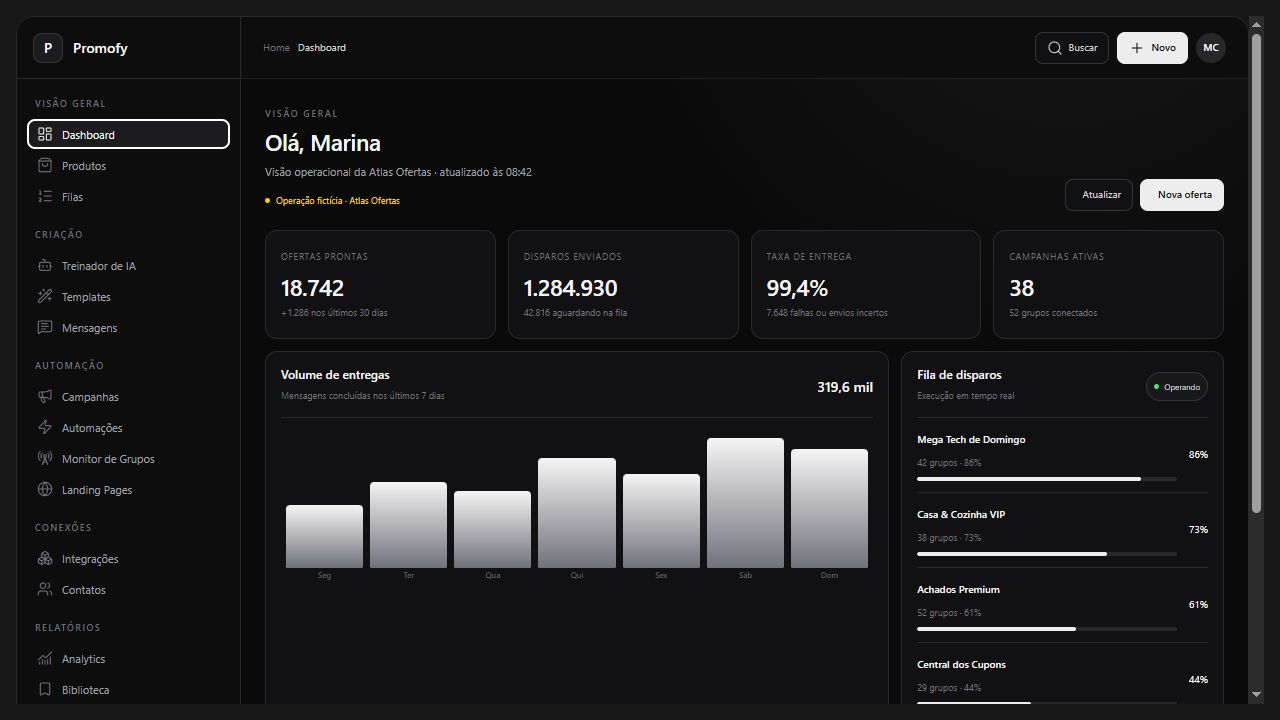
#> input picture assets/divulgacao/01-dashboard.png, 1280 x 720 px
$ python _build_contact_sheets.py
#> lines starting #> are read from the running program, lines starting #| are printed output that depends on the picture
from pathlib import Path

from PIL import Image, ImageDraw, ImageFont


BASE = Path(__file__).parent
GROUPS = [
    (
        "painel-01-visao-geral-e-criacao.png",
        [
            ("01-dashboard.png", "Dashboard"),
            ("02-produtos.png", "Produtos"),
            ("03-filas.png", "Filas"),
            ("04-treinador-de-ia.png", "Treinador de IA"),
            ("05-templates.png", "Templates"),
            ("06-mensagens.png", "Mensagens"),
        ],
    ),
    (
        "painel-02-automacao-e-conexoes.png",
        [
            ("07-campanhas.png", "Campanhas"),
            ("08-automacoes.png", "Automações"),
            ("09-monitor-de-grupos.png", "Monitor de Grupos"),
            ("10-landing-pages.png", "Landing Pages"),
            ("11-integracoes.png", "Integrações"),
            ("12-contatos.png", "Contatos"),
        ],
    ),
    (
        "painel-03-relatorios-e-conta.png",
        [
            ("13-analytics.png", "Analytics"),
            ("14-biblioteca.png", "Biblioteca"),
            ("15-perfil.png", "Perfil"),
            ("16-assinatura.png", "Assinatura"),
            ("17-ajuda.png", "Ajuda"),
        ],
    ),
]

title_font = ImageFont.truetype(r"C:\Windows\Fonts\arialbd.ttf", 24)
label_font = ImageFont.truetype(r"C:\Windows\Fonts\arial.ttf", 16)

for output_name, items in GROUPS:
    rows = (len(items) + 1) // 2
    sheet = Image.new("RGB", (1280, 66 + rows * 388 + 26), (10, 10, 10))
#> sheet: PIL image 1280x1256 RGB; every value is 10
    draw = ImageDraw.Draw(sheet)
    draw.text((26, 20), "AfiliHub · Kit de divulgação", font=title_font, fill=(245, 245, 245))
    draw.text(
        (440, 24),
        "Dados 100% fictícios · Atlas Ofertas",
        font=label_font,
        fill=(250, 204, 21),
    )

    for index, (filename, label) in enumerate(items):
        column = index % 2
        row = index // 2
        x = 26 + column * 626
        y = 66 + row * 388
        draw.rounded_rectangle(
            (x, y, x + 600, y + 374),
            radius=14,
            fill=(17, 17, 19),
            outline=(41, 41, 45),
            width=1,
        )
        draw.text((x + 14, y + 10), label, font=label_font, fill=(245, 245, 245))
        screenshot = Image.open(BASE / filename).convert("RGB")
#> screenshot is the input picture: PIL image 1280x720 RGB; mean R, G, B 30.4, 30.3, 31.5
        screenshot.thumbnail((580, 318))
#> screenshot: PIL image 565x318 RGB
        screenshot_x = x + (600 - screenshot.width) // 2
#> screenshot_x = 43
        screenshot_y = y + 42 + (318 - screenshot.height) // 2
#> screenshot_y = 108
        sheet.paste(screenshot, (screenshot_x, screenshot_y))
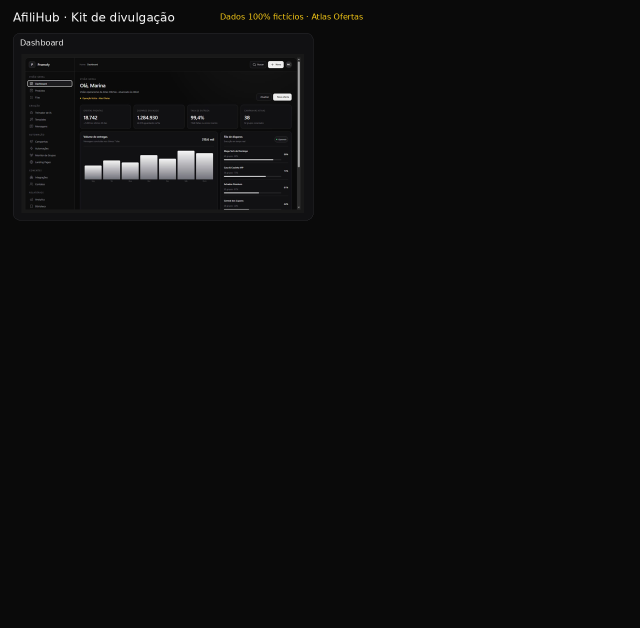
#> sheet: PIL image 1280x1256 RGB (shown at 1/2 size); mean R, G, B 12.9, 12.9, 13
#> (the run stopped early here; a loop or call above may not have finished)
